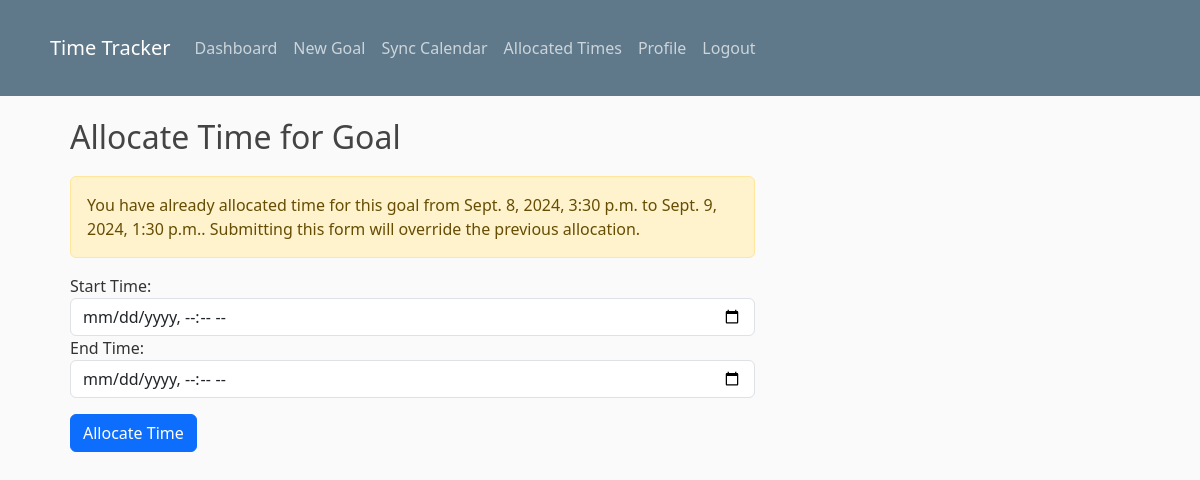
/allocate/2/ (signed in), run on the app's committed database.
### core/models.py (models this page shows, shortened)
class TimeAllocation(models.Model):
    user = models.ForeignKey(User, on_delete=models.CASCADE)
    goal = models.ForeignKey(Goal, on_delete=models.CASCADE)
    start_time = models.DateTimeField()
    end_time = models.DateTimeField()
    google_calendar_event_id = models.CharField(max_length=255, null=True, blank=True)  # Add this field

### core/views.py (the view, shortened to what this page needs)
# urls.py: path('allocate/<int:goal_id>/', login_required(views.allocate_time), name='allocate_time'),
@login_required
def allocate_time(request, goal_id):
    goal = get_object_or_404(Goal, id=goal_id, user=request.user)
    previous_allocation = TimeAllocation.objects.filter(goal=goal).first()
    return render(request, 'core/allocate_time.html', {
        'goal': goal,
        'previous_allocation': previous_allocation
    })

### core/templates/core/allocate_time.html (shortened to what this page needs)
{% extends "core/base.html" %}
{% block content %}
<div class="container">
    <h2>Allocate Time for Goal</h2>
    {% if previous_allocation %}
        <div class="alert alert-warning" role="alert">
            You have already allocated time for this goal from {{ previous_allocation.start_time }} to {{ previous_allocation.end_time }}. Submitting this form will override the previous allocation.
        </div>
    {% endif %}
    <form method="post">
        <div class="form-group">
            <label for="start_time">Start Time:</label>
            <input type="datetime-local" id="start_time" name="start_time" class="form-control" required>
        </div>
        <div class="form-group">
            <label for="end_time">End Time:</label>
            <input type="datetime-local" id="end_time" name="end_time" class="form-control" required>
        </div>
        <button type="submit" class="btn btn-primary mt-3">Allocate Time</button>
    </form>
</div>
{% endblock content %}

### core/static/core/main.css (style rules this page uses)
body { background: #fafafa; color: #333333; padding-top: 30px; }
h1, h2, h3, h4, h5, h6 { color: #444444; }
.container { padding: 20px; }
h2, h3 { margin-bottom: 20px; }
.btn { margin-right: 10px; }

### data on the page
TimeAllocation: start_time "Sept. 8, 2024, 3:30 p.m.", end_time "Sept. 9, 2024, 1:30 p.m."
